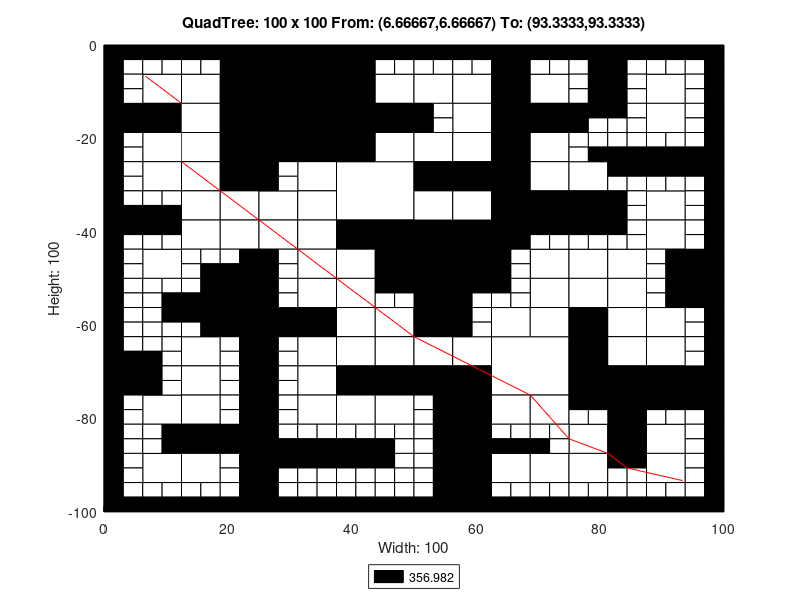

The MATLAB script that drew this image:
axis([0 100 -100 0]);
title('QuadTree: 100 x 100 From: (6.66667,6.66667) To: (93.3333,93.3333)');
xlabel('Width: 100');
ylabel('Height: 100');
rectangle('Position',[25 -12.5 12.5 12.5], 'FaceColor',[0 0 0]);
rectangle('Position',[25 -25 12.5 12.5], 'FaceColor',[0 0 0]);
rectangle('Position',[37.5 -37.5 12.5 12.5], 'FaceColor',[1 1 1]);
rectangle('Position',[50 -50 12.5 12.5], 'FaceColor',[0 0 0]);
rectangle('Position',[62.5 -75 12.5 12.5], 'FaceColor',[1 1 1]);
rectangle('Position',[6.25 -12.5 6.25 6.25], 'FaceColor',[1 1 1]);
rectangle('Position',[18.75 -6.25 6.25 6.25], 'FaceColor',[0 0 0]);
rectangle('Position',[12.5 -12.5 6.25 6.25], 'FaceColor',[1 1 1]);
rectangle('Position',[18.75 -12.5 6.25 6.25], 'FaceColor',[0 0 0]);
rectangle('Position',[0 -18.75 6.25 6.25], 'FaceColor',[0 0 0]);
rectangle('Position',[6.25 -18.75 6.25 6.25], 'FaceColor',[0 0 0]);
rectangle('Position',[6.25 -25 6.25 6.25], 'FaceColor',[1 1 1]);
rectangle('Position',[12.5 -18.75 6.25 6.25], 'FaceColor',[1 1 1]);
rectangle('Position',[18.75 -18.75 6.25 6.25], 'FaceColor',[0 0 0]);
rectangle('Position',[12.5 -25 6.25 6.25], 'FaceColor',[1 1 1]);
rectangle('Position',[18.75 -25 6.25 6.25], 'FaceColor',[0 0 0]);
rectangle('Position',[37.5 -6.25 6.25 6.25], 'FaceColor',[0 0 0]);
rectangle('Position',[37.5 -12.5 6.25 6.25], 'FaceColor',[0 0 0]);
rectangle('Position',[43.75 -12.5 6.25 6.25], 'FaceColor',[1 1 1]);
rectangle('Position',[37.5 -18.75 6.25 6.25], 'FaceColor',[0 0 0]);
rectangle('Position',[43.75 -18.75 6.25 6.25], 'FaceColor',[0 0 0]);
rectangle('Position',[37.5 -25 6.25 6.25], 'FaceColor',[0 0 0]);
rectangle('Position',[43.75 -25 6.25 6.25], 'FaceColor',[1 1 1]);
rectangle('Position',[6.25 -31.25 6.25 6.25], 'FaceColor',[1 1 1]);
rectangle('Position',[12.5 -31.25 6.25 6.25], 'FaceColor',[1 1 1]);
rectangle('Position',[18.75 -31.25 6.25 6.25], 'FaceColor',[0 0 0]);
rectangle('Position',[12.5 -37.5 6.25 6.25], 'FaceColor',[1 1 1]);
rectangle('Position',[18.75 -37.5 6.25 6.25], 'FaceColor',[1 1 1]);
rectangle('Position',[6.25 -50 6.25 6.25], 'FaceColor',[1 1 1]);
rectangle('Position',[12.5 -43.75 6.25 6.25], 'FaceColor',[1 1 1]);
rectangle('Position',[18.75 -43.75 6.25 6.25], 'FaceColor',[1 1 1]);
rectangle('Position',[31.25 -31.25 6.25 6.25], 'FaceColor',[1 1 1]);
rectangle('Position',[25 -37.5 6.25 6.25], 'FaceColor',[1 1 1]);
rectangle('Position',[31.25 -37.5 6.25 6.25], 'FaceColor',[1 1 1]);
rectangle('Position',[25 -43.75 6.25 6.25], 'FaceColor',[1 1 1]);
rectangle('Position',[31.25 -43.75 6.25 6.25], 'FaceColor',[1 1 1]);
rectangle('Position',[31.25 -50 6.25 6.25], 'FaceColor',[1 1 1]);
rectangle('Position',[37.5 -43.75 6.25 6.25], 'FaceColor',[0 0 0]);
rectangle('Position',[43.75 -43.75 6.25 6.25], 'FaceColor',[0 0 0]);
rectangle('Position',[37.5 -50 6.25 6.25], 'FaceColor',[1 1 1]);
rectangle('Position',[43.75 -50 6.25 6.25], 'FaceColor',[0 0 0]);
rectangle('Position',[50 -12.5 6.25 6.25], 'FaceColor',[1 1 1]);
rectangle('Position',[56.25 -12.5 6.25 6.25], 'FaceColor',[1 1 1]);
rectangle('Position',[62.5 -6.25 6.25 6.25], 'FaceColor',[0 0 0]);
rectangle('Position',[62.5 -12.5 6.25 6.25], 'FaceColor',[0 0 0]);
rectangle('Position',[68.75 -12.5 6.25 6.25], 'FaceColor',[1 1 1]);
rectangle('Position',[56.25 -18.75 6.25 6.25], 'FaceColor',[1 1 1]);
rectangle('Position',[50 -25 6.25 6.25], 'FaceColor',[1 1 1]);
rectangle('Position',[56.25 -25 6.25 6.25], 'FaceColor',[1 1 1]);
rectangle('Position',[62.5 -18.75 6.25 6.25], 'FaceColor',[0 0 0]);
rectangle('Position',[68.75 -18.75 6.25 6.25], 'FaceColor',[0 0 0]);
rectangle('Position',[62.5 -25 6.25 6.25], 'FaceColor',[0 0 0]);
rectangle('Position',[68.75 -25 6.25 6.25], 'FaceColor',[1 1 1]);
rectangle('Position',[87.5 -12.5 6.25 6.25], 'FaceColor',[1 1 1]);
rectangle('Position',[87.5 -18.75 6.25 6.25], 'FaceColor',[1 1 1]);
rectangle('Position',[50 -31.25 6.25 6.25], 'FaceColor',[0 0 0]);
rectangle('Position',[56.25 -31.25 6.25 6.25], 'FaceColor',[0 0 0]);
rectangle('Position',[50 -37.5 6.25 6.25], 'FaceColor',[1 1 1]);
rectangle('Position',[56.25 -37.5 6.25 6.25], 'FaceColor',[1 1 1]);
rectangle('Position',[62.5 -31.25 6.25 6.25], 'FaceColor',[0 0 0]);
rectangle('Position',[68.75 -31.25 6.25 6.25], 'FaceColor',[1 1 1]);
rectangle('Position',[62.5 -37.5 6.25 6.25], 'FaceColor',[0 0 0]);
rectangle('Position',[68.75 -37.5 6.25 6.25], 'FaceColor',[0 0 0]);
rectangle('Position',[62.5 -43.75 6.25 6.25], 'FaceColor',[0 0 0]);
rectangle('Position',[68.75 -50 6.25 6.25], 'FaceColor',[1 1 1]);
rectangle('Position',[75 -31.25 6.25 6.25], 'FaceColor',[1 1 1]);
rectangle('Position',[75 -37.5 6.25 6.25], 'FaceColor',[0 0 0]);
rectangle('Position',[87.5 -37.5 6.25 6.25], 'FaceColor',[1 1 1]);
rectangle('Position',[75 -50 6.25 6.25], 'FaceColor',[1 1 1]);
rectangle('Position',[81.25 -50 6.25 6.25], 'FaceColor',[1 1 1]);
rectangle('Position',[87.5 -43.75 6.25 6.25], 'FaceColor',[1 1 1]);
rectangle('Position',[93.75 -50 6.25 6.25], 'FaceColor',[0 0 0]);
rectangle('Position',[18.75 -56.25 6.25 6.25], 'FaceColor',[0 0 0]);
rectangle('Position',[18.75 -62.5 6.25 6.25], 'FaceColor',[0 0 0]);
rectangle('Position',[0 -75 6.25 6.25], 'FaceColor',[0 0 0]);
rectangle('Position',[12.5 -68.75 6.25 6.25], 'FaceColor',[1 1 1]);
rectangle('Position',[12.5 -75 6.25 6.25], 'FaceColor',[1 1 1]);
rectangle('Position',[31.25 -56.25 6.25 6.25], 'FaceColor',[1 1 1]);
rectangle('Position',[25 -62.5 6.25 6.25], 'FaceColor',[0 0 0]);
rectangle('Position',[31.25 -62.5 6.25 6.25], 'FaceColor',[0 0 0]);
rectangle('Position',[37.5 -56.25 6.25 6.25], 'FaceColor',[1 1 1]);
rectangle('Position',[37.5 -62.5 6.25 6.25], 'FaceColor',[1 1 1]);
rectangle('Position',[43.75 -62.5 6.25 6.25], 'FaceColor',[1 1 1]);
rectangle('Position',[31.25 -68.75 6.25 6.25], 'FaceColor',[1 1 1]);
rectangle('Position',[31.25 -75 6.25 6.25], 'FaceColor',[1 1 1]);
rectangle('Position',[37.5 -68.75 6.25 6.25], 'FaceColor',[1 1 1]);
rectangle('Position',[43.75 -68.75 6.25 6.25], 'FaceColor',[1 1 1]);
rectangle('Position',[37.5 -75 6.25 6.25], 'FaceColor',[0 0 0]);
rectangle('Position',[43.75 -75 6.25 6.25], 'FaceColor',[0 0 0]);
rectangle('Position',[6.25 -81.25 6.25 6.25], 'FaceColor',[1 1 1]);
rectangle('Position',[12.5 -81.25 6.25 6.25], 'FaceColor',[1 1 1]);
rectangle('Position',[12.5 -87.5 6.25 6.25], 'FaceColor',[0 0 0]);
rectangle('Position',[18.75 -87.5 6.25 6.25], 'FaceColor',[0 0 0]);
rectangle('Position',[6.25 -93.75 6.25 6.25], 'FaceColor',[1 1 1]);
rectangle('Position',[12.5 -93.75 6.25 6.25], 'FaceColor',[1 1 1]);
rectangle('Position',[31.25 -81.25 6.25 6.25], 'FaceColor',[1 1 1]);
rectangle('Position',[37.5 -81.25 6.25 6.25], 'FaceColor',[1 1 1]);
rectangle('Position',[43.75 -81.25 6.25 6.25], 'FaceColor',[1 1 1]);
rectangle('Position',[50 -56.25 6.25 6.25], 'FaceColor',[0 0 0]);
rectangle('Position',[50 -62.5 6.25 6.25], 'FaceColor',[0 0 0]);
rectangle('Position',[68.75 -56.25 6.25 6.25], 'FaceColor',[1 1 1]);
rectangle('Position',[62.5 -62.5 6.25 6.25], 'FaceColor',[1 1 1]);
rectangle('Position',[68.75 -62.5 6.25 6.25], 'FaceColor',[1 1 1]);
rectangle('Position',[50 -68.75 6.25 6.25], 'FaceColor',[1 1 1]);
rectangle('Position',[56.25 -68.75 6.25 6.25], 'FaceColor',[1 1 1]);
rectangle('Position',[50 -75 6.25 6.25], 'FaceColor',[0 0 0]);
rectangle('Position',[56.25 -75 6.25 6.25], 'FaceColor',[0 0 0]);
rectangle('Position',[75 -56.25 6.25 6.25], 'FaceColor',[1 1 1]);
rectangle('Position',[81.25 -56.25 6.25 6.25], 'FaceColor',[1 1 1]);
rectangle('Position',[75 -62.5 6.25 6.25], 'FaceColor',[0 0 0]);
rectangle('Position',[81.25 -62.5 6.25 6.25], 'FaceColor',[1 1 1]);
rectangle('Position',[93.75 -56.25 6.25 6.25], 'FaceColor',[0 0 0]);
rectangle('Position',[87.5 -62.5 6.25 6.25], 'FaceColor',[1 1 1]);
rectangle('Position',[75 -68.75 6.25 6.25], 'FaceColor',[0 0 0]);
rectangle('Position',[81.25 -68.75 6.25 6.25], 'FaceColor',[1 1 1]);
rectangle('Position',[75 -75 6.25 6.25], 'FaceColor',[0 0 0]);
rectangle('Position',[81.25 -75 6.25 6.25], 'FaceColor',[0 0 0]);
rectangle('Position',[87.5 -68.75 6.25 6.25], 'FaceColor',[1 1 1]);
rectangle('Position',[87.5 -75 6.25 6.25], 'FaceColor',[0 0 0]);
rectangle('Position',[93.75 -75 6.25 6.25], 'FaceColor',[0 0 0]);
rectangle('Position',[56.25 -81.25 6.25 6.25], 'FaceColor',[0 0 0]);
rectangle('Position',[56.25 -87.5 6.25 6.25], 'FaceColor',[0 0 0]);
rectangle('Position',[62.5 -81.25 6.25 6.25], 'FaceColor',[1 1 1]);
rectangle('Position',[68.75 -81.25 6.25 6.25], 'FaceColor',[1 1 1]);
rectangle('Position',[56.25 -93.75 6.25 6.25], 'FaceColor',[0 0 0]);
rectangle('Position',[56.25 -100 6.25 6.25], 'FaceColor',[0 0 0]);
rectangle('Position',[62.5 -93.75 6.25 6.25], 'FaceColor',[1 1 1]);
rectangle('Position',[68.75 -93.75 6.25 6.25], 'FaceColor',[1 1 1]);
rectangle('Position',[81.25 -81.25 6.25 6.25], 'FaceColor',[0 0 0]);
rectangle('Position',[75 -87.5 6.25 6.25], 'FaceColor',[1 1 1]);
rectangle('Position',[81.25 -87.5 6.25 6.25], 'FaceColor',[0 0 0]);
rectangle('Position',[87.5 -87.5 6.25 6.25], 'FaceColor',[1 1 1]);
rectangle('Position',[75 -93.75 6.25 6.25], 'FaceColor',[1 1 1]);
rectangle('Position',[87.5 -93.75 6.25 6.25], 'FaceColor',[1 1 1]);
rectangle('Position',[0 -3.125 3.125 3.125], 'FaceColor',[0 0 0]);
rectangle('Position',[3.125 -3.125 3.125 3.125], 'FaceColor',[0 0 0]);
rectangle('Position',[0 -6.25 3.125 3.125], 'FaceColor',[0 0 0]);
rectangle('Position',[3.125 -6.25 3.125 3.125], 'FaceColor',[1 1 1]);
rectangle('Position',[6.25 -3.125 3.125 3.125], 'FaceColor',[0 0 0]);
rectangle('Position',[9.375 -3.125 3.125 3.125], 'FaceColor',[0 0 0]);
rectangle('Position',[6.25 -6.25 3.125 3.125], 'FaceColor',[1 1 1]);
rectangle('Position',[9.375 -6.25 3.125 3.125], 'FaceColor',[1 1 1]);
rectangle('Position',[0 -9.375 3.125 3.125], 'FaceColor',[0 0 0]);
rectangle('Position',[3.125 -9.375 3.125 3.125], 'FaceColor',[1 1 1]);
rectangle('Position',[0 -12.5 3.125 3.125], 'FaceColor',[0 0 0]);
rectangle('Position',[3.125 -12.5 3.125 3.125], 'FaceColor',[1 1 1]);
rectangle('Position',[12.5 -3.125 3.125 3.125], 'FaceColor',[0 0 0]);
rectangle('Position',[15.625 -3.125 3.125 3.125], 'FaceColor',[0 0 0]);
rectangle('Position',[12.5 -6.25 3.125 3.125], 'FaceColor',[1 1 1]);
rectangle('Position',[15.625 -6.25 3.125 3.125], 'FaceColor',[1 1 1]);
rectangle('Position',[0 -21.875 3.125 3.125], 'FaceColor',[0 0 0]);
rectangle('Position',[3.125 -21.875 3.125 3.125], 'FaceColor',[1 1 1]);
rectangle('Position',[0 -25 3.125 3.125], 'FaceColor',[0 0 0]);
rectangle('Position',[3.125 -25 3.125 3.125], 'FaceColor',[1 1 1]);
rectangle('Position',[43.75 -3.125 3.125 3.125], 'FaceColor',[0 0 0]);
rectangle('Position',[46.875 -3.125 3.125 3.125], 'FaceColor',[0 0 0]);
rectangle('Position',[43.75 -6.25 3.125 3.125], 'FaceColor',[1 1 1]);
rectangle('Position',[46.875 -6.25 3.125 3.125], 'FaceColor',[1 1 1]);
rectangle('Position',[0 -28.125 3.125 3.125], 'FaceColor',[0 0 0]);
rectangle('Position',[3.125 -28.125 3.125 3.125], 'FaceColor',[1 1 1]);
rectangle('Position',[0 -31.25 3.125 3.125], 'FaceColor',[0 0 0]);
rectangle('Position',[3.125 -31.25 3.125 3.125], 'FaceColor',[1 1 1]);
rectangle('Position',[0 -34.375 3.125 3.125], 'FaceColor',[0 0 0]);
rectangle('Position',[3.125 -34.375 3.125 3.125], 'FaceColor',[1 1 1]);
rectangle('Position',[0 -37.5 3.125 3.125], 'FaceColor',[0 0 0]);
rectangle('Position',[3.125 -37.5 3.125 3.125], 'FaceColor',[0 0 0]);
rectangle('Position',[6.25 -34.375 3.125 3.125], 'FaceColor',[1 1 1]);
rectangle('Position',[9.375 -34.375 3.125 3.125], 'FaceColor',[1 1 1]);
rectangle('Position',[6.25 -37.5 3.125 3.125], 'FaceColor',[0 0 0]);
rectangle('Position',[9.375 -37.5 3.125 3.125], 'FaceColor',[0 0 0]);
rectangle('Position',[0 -40.625 3.125 3.125], 'FaceColor',[0 0 0]);
rectangle('Position',[3.125 -40.625 3.125 3.125], 'FaceColor',[0 0 0]);
rectangle('Position',[0 -43.75 3.125 3.125], 'FaceColor',[0 0 0]);
rectangle('Position',[3.125 -43.75 3.125 3.125], 'FaceColor',[1 1 1]);
rectangle('Position',[6.25 -40.625 3.125 3.125], 'FaceColor',[0 0 0]);
rectangle('Position',[9.375 -40.625 3.125 3.125], 'FaceColor',[0 0 0]);
rectangle('Position',[6.25 -43.75 3.125 3.125], 'FaceColor',[1 1 1]);
rectangle('Position',[9.375 -43.75 3.125 3.125], 'FaceColor',[1 1 1]);
rectangle('Position',[0 -46.875 3.125 3.125], 'FaceColor',[0 0 0]);
rectangle('Position',[3.125 -46.875 3.125 3.125], 'FaceColor',[1 1 1]);
rectangle('Position',[0 -50 3.125 3.125], 'FaceColor',[0 0 0]);
rectangle('Position',[3.125 -50 3.125 3.125], 'FaceColor',[1 1 1]);
rectangle('Position',[12.5 -46.875 3.125 3.125], 'FaceColor',[1 1 1]);
rectangle('Position',[15.625 -46.875 3.125 3.125], 'FaceColor',[1 1 1]);
rectangle('Position',[12.5 -50 3.125 3.125], 'FaceColor',[1 1 1]);
rectangle('Position',[15.625 -50 3.125 3.125], 'FaceColor',[0 0 0]);
rectangle('Position',[18.75 -46.875 3.125 3.125], 'FaceColor',[1 1 1]);
rectangle('Position',[21.875 -46.875 3.125 3.125], 'FaceColor',[0 0 0]);
rectangle('Position',[18.75 -50 3.125 3.125], 'FaceColor',[0 0 0]);
rectangle('Position',[21.875 -50 3.125 3.125], 'FaceColor',[0 0 0]);
rectangle('Position',[25 -28.125 3.125 3.125], 'FaceColor',[0 0 0]);
rectangle('Position',[28.125 -28.125 3.125 3.125], 'FaceColor',[1 1 1]);
rectangle('Position',[25 -31.25 3.125 3.125], 'FaceColor',[0 0 0]);
rectangle('Position',[28.125 -31.25 3.125 3.125], 'FaceColor',[1 1 1]);
rectangle('Position',[25 -46.875 3.125 3.125], 'FaceColor',[0 0 0]);
rectangle('Position',[28.125 -46.875 3.125 3.125], 'FaceColor',[1 1 1]);
rectangle('Position',[25 -50 3.125 3.125], 'FaceColor',[0 0 0]);
rectangle('Position',[28.125 -50 3.125 3.125], 'FaceColor',[1 1 1]);
rectangle('Position',[50 -3.125 3.125 3.125], 'FaceColor',[0 0 0]);
rectangle('Position',[53.125 -3.125 3.125 3.125], 'FaceColor',[0 0 0]);
rectangle('Position',[50 -6.25 3.125 3.125], 'FaceColor',[1 1 1]);
rectangle('Position',[53.125 -6.25 3.125 3.125], 'FaceColor',[1 1 1]);
rectangle('Position',[56.25 -3.125 3.125 3.125], 'FaceColor',[0 0 0]);
rectangle('Position',[59.375 -3.125 3.125 3.125], 'FaceColor',[0 0 0]);
rectangle('Position',[56.25 -6.25 3.125 3.125], 'FaceColor',[1 1 1]);
rectangle('Position',[59.375 -6.25 3.125 3.125], 'FaceColor',[1 1 1]);
rectangle('Position',[68.75 -3.125 3.125 3.125], 'FaceColor',[0 0 0]);
rectangle('Position',[71.875 -3.125 3.125 3.125], 'FaceColor',[0 0 0]);
rectangle('Position',[68.75 -6.25 3.125 3.125], 'FaceColor',[1 1 1]);
rectangle('Position',[71.875 -6.25 3.125 3.125], 'FaceColor',[1 1 1]);
rectangle('Position',[50 -15.625 3.125 3.125], 'FaceColor',[0 0 0]);
rectangle('Position',[53.125 -15.625 3.125 3.125], 'FaceColor',[1 1 1]);
rectangle('Position',[50 -18.75 3.125 3.125], 'FaceColor',[0 0 0]);
rectangle('Position',[53.125 -18.75 3.125 3.125], 'FaceColor',[1 1 1]);
rectangle('Position',[75 -3.125 3.125 3.125], 'FaceColor',[0 0 0]);
rectangle('Position',[78.125 -3.125 3.125 3.125], 'FaceColor',[0 0 0]);
rectangle('Position',[75 -6.25 3.125 3.125], 'FaceColor',[1 1 1]);
rectangle('Position',[78.125 -6.25 3.125 3.125], 'FaceColor',[0 0 0]);
rectangle('Position',[81.25 -3.125 3.125 3.125], 'FaceColor',[0 0 0]);
rectangle('Position',[84.375 -3.125 3.125 3.125], 'FaceColor',[0 0 0]);
rectangle('Position',[81.25 -6.25 3.125 3.125], 'FaceColor',[0 0 0]);
rectangle('Position',[84.375 -6.25 3.125 3.125], 'FaceColor',[1 1 1]);
rectangle('Position',[75 -9.375 3.125 3.125], 'FaceColor',[1 1 1]);
rectangle('Position',[78.125 -9.375 3.125 3.125], 'FaceColor',[0 0 0]);
rectangle('Position',[75 -12.5 3.125 3.125], 'FaceColor',[1 1 1]);
rectangle('Position',[78.125 -12.5 3.125 3.125], 'FaceColor',[0 0 0]);
rectangle('Position',[81.25 -9.375 3.125 3.125], 'FaceColor',[0 0 0]);
rectangle('Position',[84.375 -9.375 3.125 3.125], 'FaceColor',[1 1 1]);
rectangle('Position',[81.25 -12.5 3.125 3.125], 'FaceColor',[0 0 0]);
rectangle('Position',[84.375 -12.5 3.125 3.125], 'FaceColor',[1 1 1]);
rectangle('Position',[87.5 -3.125 3.125 3.125], 'FaceColor',[0 0 0]);
rectangle('Position',[90.625 -3.125 3.125 3.125], 'FaceColor',[0 0 0]);
rectangle('Position',[87.5 -6.25 3.125 3.125], 'FaceColor',[1 1 1]);
rectangle('Position',[90.625 -6.25 3.125 3.125], 'FaceColor',[1 1 1]);
rectangle('Position',[93.75 -3.125 3.125 3.125], 'FaceColor',[0 0 0]);
rectangle('Position',[96.875 -3.125 3.125 3.125], 'FaceColor',[0 0 0]);
rectangle('Position',[93.75 -6.25 3.125 3.125], 'FaceColor',[1 1 1]);
rectangle('Position',[96.875 -6.25 3.125 3.125], 'FaceColor',[0 0 0]);
rectangle('Position',[93.75 -9.375 3.125 3.125], 'FaceColor',[1 1 1]);
rectangle('Position',[96.875 -9.375 3.125 3.125], 'FaceColor',[0 0 0]);
rectangle('Position',[93.75 -12.5 3.125 3.125], 'FaceColor',[1 1 1]);
rectangle('Position',[96.875 -12.5 3.125 3.125], 'FaceColor',[0 0 0]);
rectangle('Position',[75 -15.625 3.125 3.125], 'FaceColor',[0 0 0]);
rectangle('Position',[78.125 -15.625 3.125 3.125], 'FaceColor',[0 0 0]);
rectangle('Position',[75 -18.75 3.125 3.125], 'FaceColor',[0 0 0]);
rectangle('Position',[78.125 -18.75 3.125 3.125], 'FaceColor',[1 1 1]);
rectangle('Position',[81.25 -15.625 3.125 3.125], 'FaceColor',[0 0 0]);
rectangle('Position',[84.375 -15.625 3.125 3.125], 'FaceColor',[1 1 1]);
rectangle('Position',[81.25 -18.75 3.125 3.125], 'FaceColor',[1 1 1]);
rectangle('Position',[84.375 -18.75 3.125 3.125], 'FaceColor',[1 1 1]);
rectangle('Position',[75 -21.875 3.125 3.125], 'FaceColor',[1 1 1]);
rectangle('Position',[78.125 -21.875 3.125 3.125], 'FaceColor',[1 1 1]);
rectangle('Position',[75 -25 3.125 3.125], 'FaceColor',[1 1 1]);
rectangle('Position',[78.125 -25 3.125 3.125], 'FaceColor',[0 0 0]);
rectangle('Position',[81.25 -21.875 3.125 3.125], 'FaceColor',[1 1 1]);
rectangle('Position',[84.375 -21.875 3.125 3.125], 'FaceColor',[1 1 1]);
rectangle('Position',[81.25 -25 3.125 3.125], 'FaceColor',[0 0 0]);
rectangle('Position',[84.375 -25 3.125 3.125], 'FaceColor',[0 0 0]);
rectangle('Position',[93.75 -15.625 3.125 3.125], 'FaceColor',[1 1 1]);
rectangle('Position',[96.875 -15.625 3.125 3.125], 'FaceColor',[0 0 0]);
rectangle('Position',[93.75 -18.75 3.125 3.125], 'FaceColor',[1 1 1]);
rectangle('Position',[96.875 -18.75 3.125 3.125], 'FaceColor',[0 0 0]);
rectangle('Position',[87.5 -21.875 3.125 3.125], 'FaceColor',[1 1 1]);
rectangle('Position',[90.625 -21.875 3.125 3.125], 'FaceColor',[1 1 1]);
rectangle('Position',[87.5 -25 3.125 3.125], 'FaceColor',[0 0 0]);
rectangle('Position',[90.625 -25 3.125 3.125], 'FaceColor',[0 0 0]);
rectangle('Position',[93.75 -21.875 3.125 3.125], 'FaceColor',[1 1 1]);
rectangle('Position',[96.875 -21.875 3.125 3.125], 'FaceColor',[0 0 0]);
rectangle('Position',[93.75 -25 3.125 3.125], 'FaceColor',[0 0 0]);
rectangle('Position',[96.875 -25 3.125 3.125], 'FaceColor',[0 0 0]);
rectangle('Position',[68.75 -40.625 3.125 3.125], 'FaceColor',[0 0 0]);
rectangle('Position',[71.875 -40.625 3.125 3.125], 'FaceColor',[0 0 0]);
rectangle('Position',[68.75 -43.75 3.125 3.125], 'FaceColor',[1 1 1]);
rectangle('Position',[71.875 -43.75 3.125 3.125], 'FaceColor',[1 1 1]);
rectangle('Position',[62.5 -46.875 3.125 3.125], 'FaceColor',[0 0 0]);
rectangle('Position',[65.625 -46.875 3.125 3.125], 'FaceColor',[1 1 1]);
rectangle('Position',[62.5 -50 3.125 3.125], 'FaceColor',[0 0 0]);
rectangle('Position',[65.625 -50 3.125 3.125], 'FaceColor',[1 1 1]);
rectangle('Position',[81.25 -28.125 3.125 3.125], 'FaceColor',[0 0 0]);
rectangle('Position',[84.375 -28.125 3.125 3.125], 'FaceColor',[0 0 0]);
rectangle('Position',[81.25 -31.25 3.125 3.125], 'FaceColor',[1 1 1]);
rectangle('Position',[84.375 -31.25 3.125 3.125], 'FaceColor',[1 1 1]);
rectangle('Position',[81.25 -34.375 3.125 3.125], 'FaceColor',[0 0 0]);
rectangle('Position',[84.375 -34.375 3.125 3.125], 'FaceColor',[1 1 1]);
rectangle('Position',[81.25 -37.5 3.125 3.125], 'FaceColor',[0 0 0]);
rectangle('Position',[84.375 -37.5 3.125 3.125], 'FaceColor',[1 1 1]);
rectangle('Position',[87.5 -28.125 3.125 3.125], 'FaceColor',[0 0 0]);
rectangle('Position',[90.625 -28.125 3.125 3.125], 'FaceColor',[0 0 0]);
rectangle('Position',[87.5 -31.25 3.125 3.125], 'FaceColor',[1 1 1]);
rectangle('Position',[90.625 -31.25 3.125 3.125], 'FaceColor',[1 1 1]);
rectangle('Position',[93.75 -28.125 3.125 3.125], 'FaceColor',[0 0 0]);
rectangle('Position',[96.875 -28.125 3.125 3.125], 'FaceColor',[0 0 0]);
rectangle('Position',[93.75 -31.25 3.125 3.125], 'FaceColor',[1 1 1]);
rectangle('Position',[96.875 -31.25 3.125 3.125], 'FaceColor',[0 0 0]);
rectangle('Position',[93.75 -34.375 3.125 3.125], 'FaceColor',[1 1 1]);
rectangle('Position',[96.875 -34.375 3.125 3.125], 'FaceColor',[0 0 0]);
rectangle('Position',[93.75 -37.5 3.125 3.125], 'FaceColor',[1 1 1]);
rectangle('Position',[96.875 -37.5 3.125 3.125], 'FaceColor',[0 0 0]);
rectangle('Position',[75 -40.625 3.125 3.125], 'FaceColor',[0 0 0]);
rectangle('Position',[78.125 -40.625 3.125 3.125], 'FaceColor',[0 0 0]);
rectangle('Position',[75 -43.75 3.125 3.125], 'FaceColor',[1 1 1]);
rectangle('Position',[78.125 -43.75 3.125 3.125], 'FaceColor',[1 1 1]);
rectangle('Position',[81.25 -40.625 3.125 3.125], 'FaceColor',[0 0 0]);
rectangle('Position',[84.375 -40.625 3.125 3.125], 'FaceColor',[1 1 1]);
rectangle('Position',[81.25 -43.75 3.125 3.125], 'FaceColor',[1 1 1]);
rectangle('Position',[84.375 -43.75 3.125 3.125], 'FaceColor',[1 1 1]);
rectangle('Position',[93.75 -40.625 3.125 3.125], 'FaceColor',[1 1 1]);
rectangle('Position',[96.875 -40.625 3.125 3.125], 'FaceColor',[0 0 0]);
rectangle('Position',[93.75 -43.75 3.125 3.125], 'FaceColor',[1 1 1]);
rectangle('Position',[96.875 -43.75 3.125 3.125], 'FaceColor',[0 0 0]);
rectangle('Position',[87.5 -46.875 3.125 3.125], 'FaceColor',[1 1 1]);
rectangle('Position',[90.625 -46.875 3.125 3.125], 'FaceColor',[0 0 0]);
rectangle('Position',[87.5 -50 3.125 3.125], 'FaceColor',[1 1 1]);
rectangle('Position',[90.625 -50 3.125 3.125], 'FaceColor',[0 0 0]);
rectangle('Position',[0 -53.125 3.125 3.125], 'FaceColor',[0 0 0]);
rectangle('Position',[3.125 -53.125 3.125 3.125], 'FaceColor',[1 1 1]);
rectangle('Position',[0 -56.25 3.125 3.125], 'FaceColor',[0 0 0]);
rectangle('Position',[3.125 -56.25 3.125 3.125], 'FaceColor',[1 1 1]);
rectangle('Position',[6.25 -53.125 3.125 3.125], 'FaceColor',[1 1 1]);
rectangle('Position',[9.375 -53.125 3.125 3.125], 'FaceColor',[1 1 1]);
rectangle('Position',[6.25 -56.25 3.125 3.125], 'FaceColor',[1 1 1]);
rectangle('Position',[9.375 -56.25 3.125 3.125], 'FaceColor',[0 0 0]);
rectangle('Position',[0 -59.375 3.125 3.125], 'FaceColor',[0 0 0]);
rectangle('Position',[3.125 -59.375 3.125 3.125], 'FaceColor',[1 1 1]);
rectangle('Position',[0 -62.5 3.125 3.125], 'FaceColor',[0 0 0]);
rectangle('Position',[3.125 -62.5 3.125 3.125], 'FaceColor',[1 1 1]);
rectangle('Position',[6.25 -59.375 3.125 3.125], 'FaceColor',[1 1 1]);
rectangle('Position',[9.375 -59.375 3.125 3.125], 'FaceColor',[0 0 0]);
rectangle('Position',[6.25 -62.5 3.125 3.125], 'FaceColor',[1 1 1]);
rectangle('Position',[9.375 -62.5 3.125 3.125], 'FaceColor',[1 1 1]);
rectangle('Position',[12.5 -53.125 3.125 3.125], 'FaceColor',[1 1 1]);
rectangle('Position',[15.625 -53.125 3.125 3.125], 'FaceColor',[0 0 0]);
rectangle('Position',[12.5 -56.25 3.125 3.125], 'FaceColor',[0 0 0]);
rectangle('Position',[15.625 -56.25 3.125 3.125], 'FaceColor',[0 0 0]);
rectangle('Position',[12.5 -59.375 3.125 3.125], 'FaceColor',[0 0 0]);
rectangle('Position',[15.625 -59.375 3.125 3.125], 'FaceColor',[0 0 0]);
rectangle('Position',[12.5 -62.5 3.125 3.125], 'FaceColor',[1 1 1]);
rectangle('Position',[15.625 -62.5 3.125 3.125], 'FaceColor',[0 0 0]);
rectangle('Position',[0 -65.625 3.125 3.125], 'FaceColor',[0 0 0]);
rectangle('Position',[3.125 -65.625 3.125 3.125], 'FaceColor',[1 1 1]);
rectangle('Position',[0 -68.75 3.125 3.125], 'FaceColor',[0 0 0]);
rectangle('Position',[3.125 -68.75 3.125 3.125], 'FaceColor',[0 0 0]);
rectangle('Position',[6.25 -65.625 3.125 3.125], 'FaceColor',[1 1 1]);
rectangle('Position',[9.375 -65.625 3.125 3.125], 'FaceColor',[1 1 1]);
rectangle('Position',[6.25 -68.75 3.125 3.125], 'FaceColor',[0 0 0]);
rectangle('Position',[9.375 -68.75 3.125 3.125], 'FaceColor',[1 1 1]);
rectangle('Position',[6.25 -71.875 3.125 3.125], 'FaceColor',[0 0 0]);
rectangle('Position',[9.375 -71.875 3.125 3.125], 'FaceColor',[1 1 1]);
rectangle('Position',[6.25 -75 3.125 3.125], 'FaceColor',[0 0 0]);
rectangle('Position',[9.375 -75 3.125 3.125], 'FaceColor',[1 1 1]);
rectangle('Position',[18.75 -65.625 3.125 3.125], 'FaceColor',[1 1 1]);
rectangle('Position',[21.875 -65.625 3.125 3.125], 'FaceColor',[0 0 0]);
rectangle('Position',[18.75 -68.75 3.125 3.125], 'FaceColor',[1 1 1]);
rectangle('Position',[21.875 -68.75 3.125 3.125], 'FaceColor',[0 0 0]);
rectangle('Position',[18.75 -71.875 3.125 3.125], 'FaceColor',[1 1 1]);
rectangle('Position',[21.875 -71.875 3.125 3.125], 'FaceColor',[0 0 0]);
rectangle('Position',[18.75 -75 3.125 3.125], 'FaceColor',[1 1 1]);
rectangle('Position',[21.875 -75 3.125 3.125], 'FaceColor',[0 0 0]);
rectangle('Position',[25 -53.125 3.125 3.125], 'FaceColor',[0 0 0]);
rectangle('Position',[28.125 -53.125 3.125 3.125], 'FaceColor',[1 1 1]);
rectangle('Position',[25 -56.25 3.125 3.125], 'FaceColor',[0 0 0]);
rectangle('Position',[28.125 -56.25 3.125 3.125], 'FaceColor',[1 1 1]);
rectangle('Position',[43.75 -53.125 3.125 3.125], 'FaceColor',[0 0 0]);
rectangle('Position',[46.875 -53.125 3.125 3.125], 'FaceColor',[0 0 0]);
rectangle('Position',[43.75 -56.25 3.125 3.125], 'FaceColor',[1 1 1]);
rectangle('Position',[46.875 -56.25 3.125 3.125], 'FaceColor',[1 1 1]);
rectangle('Position',[25 -65.625 3.125 3.125], 'FaceColor',[0 0 0]);
rectangle('Position',[28.125 -65.625 3.125 3.125], 'FaceColor',[1 1 1]);
rectangle('Position',[25 -68.75 3.125 3.125], 'FaceColor',[0 0 0]);
rectangle('Position',[28.125 -68.75 3.125 3.125], 'FaceColor',[1 1 1]);
rectangle('Position',[25 -71.875 3.125 3.125], 'FaceColor',[0 0 0]);
rectangle('Position',[28.125 -71.875 3.125 3.125], 'FaceColor',[1 1 1]);
rectangle('Position',[25 -75 3.125 3.125], 'FaceColor',[0 0 0]);
rectangle('Position',[28.125 -75 3.125 3.125], 'FaceColor',[1 1 1]);
rectangle('Position',[0 -78.125 3.125 3.125], 'FaceColor',[0 0 0]);
rectangle('Position',[3.125 -78.125 3.125 3.125], 'FaceColor',[1 1 1]);
rectangle('Position',[0 -81.25 3.125 3.125], 'FaceColor',[0 0 0]);
rectangle('Position',[3.125 -81.25 3.125 3.125], 'FaceColor',[1 1 1]);
rectangle('Position',[0 -84.375 3.125 3.125], 'FaceColor',[0 0 0]);
rectangle('Position',[3.125 -84.375 3.125 3.125], 'FaceColor',[1 1 1]);
rectangle('Position',[0 -87.5 3.125 3.125], 'FaceColor',[0 0 0]);
rectangle('Position',[3.125 -87.5 3.125 3.125], 'FaceColor',[1 1 1]);
rectangle('Position',[6.25 -84.375 3.125 3.125], 'FaceColor',[1 1 1]);
rectangle('Position',[9.375 -84.375 3.125 3.125], 'FaceColor',[0 0 0]);
rectangle('Position',[6.25 -87.5 3.125 3.125], 'FaceColor',[1 1 1]);
rectangle('Position',[9.375 -87.5 3.125 3.125], 'FaceColor',[0 0 0]);
rectangle('Position',[18.75 -78.125 3.125 3.125], 'FaceColor',[1 1 1]);
rectangle('Position',[21.875 -78.125 3.125 3.125], 'FaceColor',[0 0 0]);
rectangle('Position',[18.75 -81.25 3.125 3.125], 'FaceColor',[1 1 1]);
rectangle('Position',[21.875 -81.25 3.125 3.125], 'FaceColor',[0 0 0]);
rectangle('Position',[0 -90.625 3.125 3.125], 'FaceColor',[0 0 0]);
rectangle('Position',[3.125 -90.625 3.125 3.125], 'FaceColor',[1 1 1]);
rectangle('Position',[0 -93.75 3.125 3.125], 'FaceColor',[0 0 0]);
rectangle('Position',[3.125 -93.75 3.125 3.125], 'FaceColor',[1 1 1]);
rectangle('Position',[0 -96.875 3.125 3.125], 'FaceColor',[0 0 0]);
rectangle('Position',[3.125 -96.875 3.125 3.125], 'FaceColor',[1 1 1]);
rectangle('Position',[0 -100 3.125 3.125], 'FaceColor',[0 0 0]);
rectangle('Position',[3.125 -100 3.125 3.125], 'FaceColor',[0 0 0]);
rectangle('Position',[6.25 -96.875 3.125 3.125], 'FaceColor',[1 1 1]);
rectangle('Position',[9.375 -96.875 3.125 3.125], 'FaceColor',[1 1 1]);
rectangle('Position',[6.25 -100 3.125 3.125], 'FaceColor',[0 0 0]);
rectangle('Position',[9.375 -100 3.125 3.125], 'FaceColor',[0 0 0]);
rectangle('Position',[18.75 -90.625 3.125 3.125], 'FaceColor',[1 1 1]);
rectangle('Position',[21.875 -90.625 3.125 3.125], 'FaceColor',[0 0 0]);
rectangle('Position',[18.75 -93.75 3.125 3.125], 'FaceColor',[1 1 1]);
rectangle('Position',[21.875 -93.75 3.125 3.125], 'FaceColor',[0 0 0]);
rectangle('Position',[12.5 -96.875 3.125 3.125], 'FaceColor',[1 1 1]);
rectangle('Position',[15.625 -96.875 3.125 3.125], 'FaceColor',[1 1 1]);
rectangle('Position',[12.5 -100 3.125 3.125], 'FaceColor',[0 0 0]);
rectangle('Position',[15.625 -100 3.125 3.125], 'FaceColor',[0 0 0]);
rectangle('Position',[18.75 -96.875 3.125 3.125], 'FaceColor',[1 1 1]);
rectangle('Position',[21.875 -96.875 3.125 3.125], 'FaceColor',[0 0 0]);
rectangle('Position',[18.75 -100 3.125 3.125], 'FaceColor',[0 0 0]);
rectangle('Position',[21.875 -100 3.125 3.125], 'FaceColor',[0 0 0]);
rectangle('Position',[25 -78.125 3.125 3.125], 'FaceColor',[0 0 0]);
rectangle('Position',[28.125 -78.125 3.125 3.125], 'FaceColor',[1 1 1]);
rectangle('Position',[25 -81.25 3.125 3.125], 'FaceColor',[0 0 0]);
rectangle('Position',[28.125 -81.25 3.125 3.125], 'FaceColor',[1 1 1]);
rectangle('Position',[25 -84.375 3.125 3.125], 'FaceColor',[0 0 0]);
rectangle('Position',[28.125 -84.375 3.125 3.125], 'FaceColor',[1 1 1]);
rectangle('Position',[25 -87.5 3.125 3.125], 'FaceColor',[0 0 0]);
rectangle('Position',[28.125 -87.5 3.125 3.125], 'FaceColor',[0 0 0]);
rectangle('Position',[31.25 -84.375 3.125 3.125], 'FaceColor',[1 1 1]);
rectangle('Position',[34.375 -84.375 3.125 3.125], 'FaceColor',[1 1 1]);
rectangle('Position',[31.25 -87.5 3.125 3.125], 'FaceColor',[0 0 0]);
rectangle('Position',[34.375 -87.5 3.125 3.125], 'FaceColor',[0 0 0]);
rectangle('Position',[37.5 -84.375 3.125 3.125], 'FaceColor',[1 1 1]);
rectangle('Position',[40.625 -84.375 3.125 3.125], 'FaceColor',[1 1 1]);
rectangle('Position',[37.5 -87.5 3.125 3.125], 'FaceColor',[0 0 0]);
rectangle('Position',[40.625 -87.5 3.125 3.125], 'FaceColor',[0 0 0]);
rectangle('Position',[43.75 -84.375 3.125 3.125], 'FaceColor',[1 1 1]);
rectangle('Position',[46.875 -84.375 3.125 3.125], 'FaceColor',[1 1 1]);
rectangle('Position',[43.75 -87.5 3.125 3.125], 'FaceColor',[0 0 0]);
rectangle('Position',[46.875 -87.5 3.125 3.125], 'FaceColor',[1 1 1]);
rectangle('Position',[25 -90.625 3.125 3.125], 'FaceColor',[0 0 0]);
rectangle('Position',[28.125 -90.625 3.125 3.125], 'FaceColor',[0 0 0]);
rectangle('Position',[25 -93.75 3.125 3.125], 'FaceColor',[0 0 0]);
rectangle('Position',[28.125 -93.75 3.125 3.125], 'FaceColor',[1 1 1]);
rectangle('Position',[31.25 -90.625 3.125 3.125], 'FaceColor',[0 0 0]);
rectangle('Position',[34.375 -90.625 3.125 3.125], 'FaceColor',[0 0 0]);
rectangle('Position',[31.25 -93.75 3.125 3.125], 'FaceColor',[1 1 1]);
rectangle('Position',[34.375 -93.75 3.125 3.125], 'FaceColor',[1 1 1]);
rectangle('Position',[25 -96.875 3.125 3.125], 'FaceColor',[0 0 0]);
rectangle('Position',[28.125 -96.875 3.125 3.125], 'FaceColor',[1 1 1]);
rectangle('Position',[25 -100 3.125 3.125], 'FaceColor',[0 0 0]);
rectangle('Position',[28.125 -100 3.125 3.125], 'FaceColor',[0 0 0]);
rectangle('Position',[31.25 -96.875 3.125 3.125], 'FaceColor',[1 1 1]);
rectangle('Position',[34.375 -96.875 3.125 3.125], 'FaceColor',[1 1 1]);
rectangle('Position',[31.25 -100 3.125 3.125], 'FaceColor',[0 0 0]);
rectangle('Position',[34.375 -100 3.125 3.125], 'FaceColor',[0 0 0]);
rectangle('Position',[37.5 -90.625 3.125 3.125], 'FaceColor',[0 0 0]);
rectangle('Position',[40.625 -90.625 3.125 3.125], 'FaceColor',[0 0 0]);
rectangle('Position',[37.5 -93.75 3.125 3.125], 'FaceColor',[1 1 1]);
rectangle('Position',[40.625 -93.75 3.125 3.125], 'FaceColor',[1 1 1]);
rectangle('Position',[43.75 -90.625 3.125 3.125], 'FaceColor',[0 0 0]);
rectangle('Position',[46.875 -90.625 3.125 3.125], 'FaceColor',[1 1 1]);
rectangle('Position',[43.75 -93.75 3.125 3.125], 'FaceColor',[1 1 1]);
rectangle('Position',[46.875 -93.75 3.125 3.125], 'FaceColor',[1 1 1]);
rectangle('Position',[37.5 -96.875 3.125 3.125], 'FaceColor',[1 1 1]);
rectangle('Position',[40.625 -96.875 3.125 3.125], 'FaceColor',[1 1 1]);
rectangle('Position',[37.5 -100 3.125 3.125], 'FaceColor',[0 0 0]);
rectangle('Position',[40.625 -100 3.125 3.125], 'FaceColor',[0 0 0]);
rectangle('Position',[43.75 -96.875 3.125 3.125], 'FaceColor',[1 1 1]);
rectangle('Position',[46.875 -96.875 3.125 3.125], 'FaceColor',[1 1 1]);
rectangle('Position',[43.75 -100 3.125 3.125], 'FaceColor',[0 0 0]);
rectangle('Position',[46.875 -100 3.125 3.125], 'FaceColor',[0 0 0]);
rectangle('Position',[56.25 -53.125 3.125 3.125], 'FaceColor',[0 0 0]);
rectangle('Position',[59.375 -53.125 3.125 3.125], 'FaceColor',[0 0 0]);
rectangle('Position',[56.25 -56.25 3.125 3.125], 'FaceColor',[0 0 0]);
rectangle('Position',[59.375 -56.25 3.125 3.125], 'FaceColor',[1 1 1]);
rectangle('Position',[56.25 -59.375 3.125 3.125], 'FaceColor',[0 0 0]);
rectangle('Position',[59.375 -59.375 3.125 3.125], 'FaceColor',[1 1 1]);
rectangle('Position',[56.25 -62.5 3.125 3.125], 'FaceColor',[0 0 0]);
rectangle('Position',[59.375 -62.5 3.125 3.125], 'FaceColor',[1 1 1]);
rectangle('Position',[62.5 -53.125 3.125 3.125], 'FaceColor',[0 0 0]);
rectangle('Position',[65.625 -53.125 3.125 3.125], 'FaceColor',[1 1 1]);
rectangle('Position',[62.5 -56.25 3.125 3.125], 'FaceColor',[1 1 1]);
rectangle('Position',[65.625 -56.25 3.125 3.125], 'FaceColor',[1 1 1]);
rectangle('Position',[87.5 -53.125 3.125 3.125], 'FaceColor',[1 1 1]);
rectangle('Position',[90.625 -53.125 3.125 3.125], 'FaceColor',[0 0 0]);
rectangle('Position',[87.5 -56.25 3.125 3.125], 'FaceColor',[1 1 1]);
rectangle('Position',[90.625 -56.25 3.125 3.125], 'FaceColor',[0 0 0]);
rectangle('Position',[93.75 -59.375 3.125 3.125], 'FaceColor',[1 1 1]);
rectangle('Position',[96.875 -59.375 3.125 3.125], 'FaceColor',[0 0 0]);
rectangle('Position',[93.75 -62.5 3.125 3.125], 'FaceColor',[1 1 1]);
rectangle('Position',[96.875 -62.5 3.125 3.125], 'FaceColor',[0 0 0]);
rectangle('Position',[93.75 -65.625 3.125 3.125], 'FaceColor',[1 1 1]);
rectangle('Position',[96.875 -65.625 3.125 3.125], 'FaceColor',[0 0 0]);
rectangle('Position',[93.75 -68.75 3.125 3.125], 'FaceColor',[1 1 1]);
rectangle('Position',[96.875 -68.75 3.125 3.125], 'FaceColor',[0 0 0]);
rectangle('Position',[50 -78.125 3.125 3.125], 'FaceColor',[1 1 1]);
rectangle('Position',[53.125 -78.125 3.125 3.125], 'FaceColor',[0 0 0]);
rectangle('Position',[50 -81.25 3.125 3.125], 'FaceColor',[1 1 1]);
rectangle('Position',[53.125 -81.25 3.125 3.125], 'FaceColor',[0 0 0]);
rectangle('Position',[50 -84.375 3.125 3.125], 'FaceColor',[1 1 1]);
rectangle('Position',[53.125 -84.375 3.125 3.125], 'FaceColor',[0 0 0]);
rectangle('Position',[50 -87.5 3.125 3.125], 'FaceColor',[1 1 1]);
rectangle('Position',[53.125 -87.5 3.125 3.125], 'FaceColor',[0 0 0]);
rectangle('Position',[62.5 -84.375 3.125 3.125], 'FaceColor',[1 1 1]);
rectangle('Position',[65.625 -84.375 3.125 3.125], 'FaceColor',[1 1 1]);
rectangle('Position',[62.5 -87.5 3.125 3.125], 'FaceColor',[0 0 0]);
rectangle('Position',[65.625 -87.5 3.125 3.125], 'FaceColor',[0 0 0]);
rectangle('Position',[68.75 -84.375 3.125 3.125], 'FaceColor',[1 1 1]);
rectangle('Position',[71.875 -84.375 3.125 3.125], 'FaceColor',[1 1 1]);
rectangle('Position',[68.75 -87.5 3.125 3.125], 'FaceColor',[0 0 0]);
rectangle('Position',[71.875 -87.5 3.125 3.125], 'FaceColor',[1 1 1]);
rectangle('Position',[50 -90.625 3.125 3.125], 'FaceColor',[1 1 1]);
rectangle('Position',[53.125 -90.625 3.125 3.125], 'FaceColor',[0 0 0]);
rectangle('Position',[50 -93.75 3.125 3.125], 'FaceColor',[1 1 1]);
rectangle('Position',[53.125 -93.75 3.125 3.125], 'FaceColor',[0 0 0]);
rectangle('Position',[50 -96.875 3.125 3.125], 'FaceColor',[1 1 1]);
rectangle('Position',[53.125 -96.875 3.125 3.125], 'FaceColor',[0 0 0]);
rectangle('Position',[50 -100 3.125 3.125], 'FaceColor',[0 0 0]);
rectangle('Position',[53.125 -100 3.125 3.125], 'FaceColor',[0 0 0]);
rectangle('Position',[62.5 -96.875 3.125 3.125], 'FaceColor',[1 1 1]);
rectangle('Position',[65.625 -96.875 3.125 3.125], 'FaceColor',[1 1 1]);
rectangle('Position',[62.5 -100 3.125 3.125], 'FaceColor',[0 0 0]);
rectangle('Position',[65.625 -100 3.125 3.125], 'FaceColor',[0 0 0]);
rectangle('Position',[68.75 -96.875 3.125 3.125], 'FaceColor',[1 1 1]);
rectangle('Position',[71.875 -96.875 3.125 3.125], 'FaceColor',[1 1 1]);
rectangle('Position',[68.75 -100 3.125 3.125], 'FaceColor',[0 0 0]);
rectangle('Position',[71.875 -100 3.125 3.125], 'FaceColor',[0 0 0]);
rectangle('Position',[75 -78.125 3.125 3.125], 'FaceColor',[0 0 0]);
rectangle('Position',[78.125 -78.125 3.125 3.125], 'FaceColor',[0 0 0]);
rectangle('Position',[75 -81.25 3.125 3.125], 'FaceColor',[1 1 1]);
rectangle('Position',[78.125 -81.25 3.125 3.125], 'FaceColor',[1 1 1]);
rectangle('Position',[87.5 -78.125 3.125 3.125], 'FaceColor',[0 0 0]);
rectangle('Position',[90.625 -78.125 3.125 3.125], 'FaceColor',[0 0 0]);
rectangle('Position',[87.5 -81.25 3.125 3.125], 'FaceColor',[1 1 1]);
rectangle('Position',[90.625 -81.25 3.125 3.125], 'FaceColor',[1 1 1]);
rectangle('Position',[93.75 -78.125 3.125 3.125], 'FaceColor',[0 0 0]);
rectangle('Position',[96.875 -78.125 3.125 3.125], 'FaceColor',[0 0 0]);
rectangle('Position',[93.75 -81.25 3.125 3.125], 'FaceColor',[1 1 1]);
rectangle('Position',[96.875 -81.25 3.125 3.125], 'FaceColor',[0 0 0]);
rectangle('Position',[93.75 -84.375 3.125 3.125], 'FaceColor',[1 1 1]);
rectangle('Position',[96.875 -84.375 3.125 3.125], 'FaceColor',[0 0 0]);
rectangle('Position',[93.75 -87.5 3.125 3.125], 'FaceColor',[1 1 1]);
rectangle('Position',[96.875 -87.5 3.125 3.125], 'FaceColor',[0 0 0]);
rectangle('Position',[81.25 -90.625 3.125 3.125], 'FaceColor',[0 0 0]);
rectangle('Position',[84.375 -90.625 3.125 3.125], 'FaceColor',[0 0 0]);
rectangle('Position',[81.25 -93.75 3.125 3.125], 'FaceColor',[1 1 1]);
rectangle('Position',[84.375 -93.75 3.125 3.125], 'FaceColor',[1 1 1]);
rectangle('Position',[75 -96.875 3.125 3.125], 'FaceColor',[1 1 1]);
rectangle('Position',[78.125 -96.875 3.125 3.125], 'FaceColor',[1 1 1]);
rectangle('Position',[75 -100 3.125 3.125], 'FaceColor',[0 0 0]);
rectangle('Position',[78.125 -100 3.125 3.125], 'FaceColor',[0 0 0]);
rectangle('Position',[81.25 -96.875 3.125 3.125], 'FaceColor',[1 1 1]);
rectangle('Position',[84.375 -96.875 3.125 3.125], 'FaceColor',[1 1 1]);
rectangle('Position',[81.25 -100 3.125 3.125], 'FaceColor',[0 0 0]);
rectangle('Position',[84.375 -100 3.125 3.125], 'FaceColor',[0 0 0]);
rectangle('Position',[93.75 -90.625 3.125 3.125], 'FaceColor',[1 1 1]);
rectangle('Position',[96.875 -90.625 3.125 3.125], 'FaceColor',[0 0 0]);
rectangle('Position',[93.75 -93.75 3.125 3.125], 'FaceColor',[1 1 1]);
rectangle('Position',[96.875 -93.75 3.125 3.125], 'FaceColor',[0 0 0]);
rectangle('Position',[87.5 -96.875 3.125 3.125], 'FaceColor',[1 1 1]);
rectangle('Position',[90.625 -96.875 3.125 3.125], 'FaceColor',[1 1 1]);
rectangle('Position',[87.5 -100 3.125 3.125], 'FaceColor',[0 0 0]);
rectangle('Position',[90.625 -100 3.125 3.125], 'FaceColor',[0 0 0]);
rectangle('Position',[93.75 -96.875 3.125 3.125], 'FaceColor',[1 1 1]);
rectangle('Position',[96.875 -96.875 3.125 3.125], 'FaceColor',[0 0 0]);
rectangle('Position',[93.75 -100 3.125 3.125], 'FaceColor',[0 0 0]);
rectangle('Position',[96.875 -100 3.125 3.125], 'FaceColor',[0 0 0]);
X=[93.3333,93.3333,84.375,84.375,81.25,75,75,68.75,50,50,50,43.75,37.5,31.25,25,18.75,12.5,12.5,12.5,12.5,6.66667];
Y=[-93.3333,-93.3333,-90.625,-90.625,-87.5,-84.375,-84.375,-75,-62.5,-62.5,-62.5,-56.25,-50,-43.75,-37.5,-31.25,-25,-25,-12.5,-12.5,-6.66667];
hold on;
plot(X,Y,'r');
legend('356.982','Location','southoutside');
